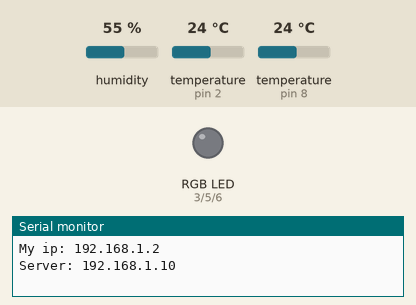
Bench run of a sketch on a simulated Arduino Uno, built for the host (arithmetic inside an expression is 32-bit, double 64-bit). Shown: an RGB LED mixed from three pins (HIGH = lit), the last lines printed to the serial monitor. The test bench sets the inputs (shaded band); at power-on: humidity 55 %, temperature (sensors on pin 2, pin 8) 24 °C. WiFi joins after 1.5 s; servers stay silent unless stated; no MQTT or app messages arrive unless stated.

Above: at 0.1 s.
At 1.6 s:
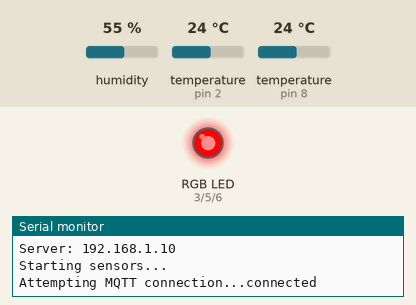
At 2.5 s:
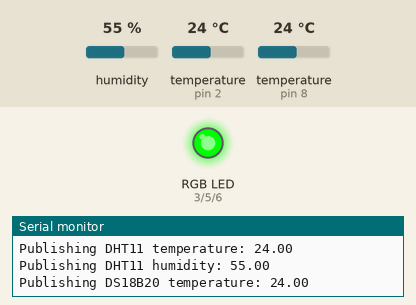
Timing chart, 0 to 4.0 s (numbered marks = the images above):
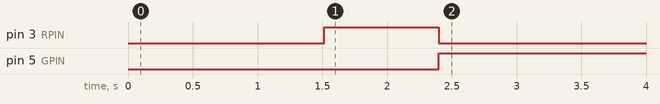

The sketch:

my_mqtt_basic.ino
```cpp
#include <SPI.h>
#include <Ethernet.h>
#include <PubSubClient.h>
#include <DallasTemperature.h>
#include <OneWire.h>
#include "DHT.h"

// dht11 and ds18b20 pins
#define DHTTYPE DHT11
#define DHTPIN 2
#define INTERVAL 5000       // interval in ms
#define ONE_WIRE_BUS 8

// RGB led
#define RPIN 3
#define GPIN 5
#define BPIN 6

OneWire oneWire(ONE_WIRE_BUS);
DallasTemperature dsensor(&oneWire);
DHT dht(DHTPIN, DHTTYPE);

byte mac[] = { 0x90, 0xA2, 0xDA, 0x03, 0x00, 0xC3 };
IPAddress myip;
IPAddress server(192, 168, 1, 10);
EthernetClient ethClient;
PubSubClient mqttClient(ethClient);

void reconnect() {
  // Loop until we're reconnected
  while (!mqttClient.connected()) {
    Serial.print("Attempting MQTT connection...");

    // Attempt to connect
    if (mqttClient.connect("arduinoClient")) {
      Serial.println("connected");

    } else {
      Serial.print("failed, rc=");
      Serial.print(mqttClient.state());
      Serial.println(" try again in 5 seconds");

      setPinColor(255, 0, 0); // red light
      delay(5000);
    }
  }
}

void setPinColor(int red, int green, int blue){
  analogWrite(RPIN, red);
  analogWrite(GPIN, green);
  analogWrite(BPIN, blue);
}

void publishTemp(){
  // publish temperature data

  float t = dht.readTemperature();
  float h = dht.readHumidity();

  dsensor.requestTemperatures();
  float td = dsensor.getTempCByIndex(0);

  if (isnan(t) || isnan(h)) {
    Serial.println("Failed to read from DHT sensor!");
    //mqttClient.publish("temp", "error");
    return;
  }

  Serial.print("Publishing DHT11 temperature: ");
  Serial.println(t);
  mqttClient.publish("sensors/dht11/temp", String(t).c_str());

  Serial.print("Publishing DHT11 humidity: ");
  Serial.println(h);
  mqttClient.publish("sensors/dht11/humidity", String(h).c_str());

  Serial.print("Publishing DS18B20 temperature: ");
  Serial.println(td);
  mqttClient.publish("sensors/dallas/temp", String(td).c_str());

  setPinColor(0, 255, 0); // green light
}

void setup(){
  Serial.begin(9600);

  mqttClient.setServer(server, 1883);   // set mosquitto server

  IPAddress myip(192, 168, 1, 2);
  Ethernet.begin(mac, myip);
  //myip = Ethernet.localIP();

  Serial.print("My ip: ");
  Serial.println(myip);
  Serial.print("Server: ");
  Serial.println(server);
  delay(1500);

  Serial.println("Starting sensors...");
  dht.begin();
  dsensor.begin();

  pinMode(RPIN, OUTPUT);
  pinMode(GPIN, OUTPUT);
  pinMode(BPIN, OUTPUT);
}

void loop(){
  if (!mqttClient.connected()) {
    setPinColor(255, 0, 0); // red light
    reconnect();
  }

  mqttClient.loop();
  publishTemp();

  delay(INTERVAL);
}
```

Measured:
- by itself, pin 3 (RPIN): LOW → HIGH at 1.5 s, → LOW 0.89 s later
- by itself, pin 5 (GPIN): LOW → HIGH at 2.4 s
